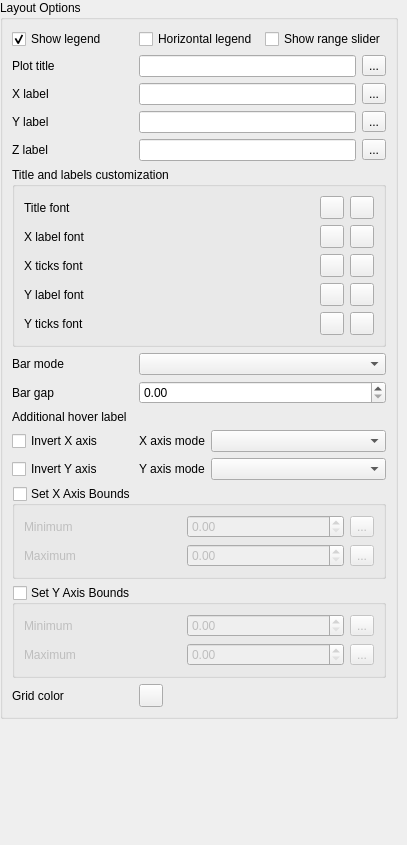
               <widget class="QWidget" name="scrollAreaWidgetContents_6">
                <property name="geometry">
                 <rect>
                  <x>0</x>
                  <y>0</y>
                  <width>407</width>
                  <height>845</height>
                 </rect>
                </property>
                <layout class="QGridLayout" name="gridLayout_25" columnstretch="0,0,0">
                 <property name="leftMargin">
                  <number>0</number>
                 </property>
                 <property name="topMargin">
                  <number>0</number>
                 </property>
                 <property name="rightMargin">
                  <number>9</number>
                 </property>
                 <property name="bottomMargin">
                  <number>0</number>
                 </property>
                 <item row="35" column="0" colspan="3">
                  <widget class="QgsCollapsibleGroupBox" name="layout_configuration_box">
                   <property name="sizePolicy">
                    <sizepolicy hsizetype="Preferred" vsizetype="Preferred">
                     <horstretch>0</horstretch>
                     <verstretch>0</verstretch>
                    </sizepolicy>
                   </property>
                   <property name="title">
                    <string>Layout Options</string>
                   </property>
                   <property name="collapsed">
                    <bool>false</bool>
                   </property>
                   <layout class="QGridLayout" name="gridLayout_10">
                    <item row="32" column="2" colspan="2">
                     <widget class="QgsColorButton" name="layout_grid_axis_color">
                      <property name="allowOpacity">
                       <bool>true</bool>
                      </property>
                     </widget>
                    </item>
                    <item row="30" column="0" colspan="4">
                     <widget class="QgsCollapsibleGroupBox" name="x_axis_bounds_check">
                      <property name="title">
                       <string>Set X Axis Bounds</string>
                      </property>
                      <property name="checkable">
                       <bool>true</bool>
                      </property>
                      <property name="checked">
                       <bool>false</bool>
                      </property>
                      <layout class="QGridLayout" name="gridXAxisBounds">
                       <item row="0" column="0">
                        <widget class="QLabel" name="x_axis_min_label">
                         <property name="text">
                          <string>Minimum</string>
                         </property>
                        </widget>
                       </item>
                       <item row="0" column="2">
                        <widget class="QgsPropertyOverrideButton" name="x_axis_min_defined_button">
                         <property name="text">
                          <string>...</string>
                         </property>
                        </widget>
                       </item>
                       <item row="1" column="2">
                        <widget class="QgsPropertyOverrideButton" name="x_axis_max_defined_button">
                         <property name="text">
                          <string>...</string>
                         </property>
                        </widget>
                       </item>
                       <item row="1" column="0">
                        <widget class="QLabel" name="x_axis_max_label">
                         <property name="text">
                          <string>Maximum</string>
                         </property>
                        </widget>
                       </item>
                       <item row="1" column="1">
                        <widget class="QgsDoubleSpinBox" name="x_axis_max"/>
                       </item>
                       <item row="0" column="1">
                        <widget class="QgsDoubleSpinBox" name="x_axis_min"/>
                       </item>
                      </layout>
                     </widget>
                    </item>
                    <item row="31" column="0" colspan="4">
                     <widget class="QgsCollapsibleGroupBox" name="y_axis_bounds_check">
                      <property name="title">
                       <string>Set Y Axis Bounds</string>
                      </property>
                      <property name="checkable">
                       <bool>true</bool>
                      </property>
                      <property name="checked">
                       <bool>false</bool>
                      </property>
                      <layout class="QGridLayout" name="gridYAxisBounds">
                       <item row="0" column="0">
                        <widget class="QLabel" name="y_axis_min_label">
                         <property name="text">
                          <string>Minimum</string>
                         </property>
                        </widget>
                       </item>
                       <item row="0" column="1">
                        <widget class="QgsDoubleSpinBox" name="y_axis_min"/>
                       </item>
                       <item row="0" column="2">
                        <widget class="QgsPropertyOverrideButton" name="y_axis_min_defined_button">
                         <property name="text">
                          <string>...</string>
                         </property>
                        </widget>
                       </item>
                       <item row="1" column="0">
                        <widget class="QLabel" name="y_axis_max_label">
                         <property name="text">
                          <string>Maximum</string>
                         </property>
                        </widget>
                       </item>
                       <item row="1" column="1">
                        <widget class="QgsDoubleSpinBox" name="y_axis_max"/>
                       </item>
                       <item row="1" column="2">
                        <widget class="QgsPropertyOverrideButton" name="y_axis_max_defined_button">
                         <property name="text">
                          <string>...</string>
                         </property>
                        </widget>
                       </item>
                      </layout>
                     </widget>
                    </item>
                    <item row="2" column="0">
                     <widget class="QLabel" name="x_axis_label">
                      <property name="text">
                       <string>X label</string>
                      </property>
                     </widget>
                    </item>
                    <item row="2" column="2">
                     <widget class="QLineEdit" name="x_axis_title"/>
                    </item>
                    <item row="3" column="2">
                     <widget class="QLineEdit" name="y_axis_title"/>
                    </item>
                    <item row="2" column="3">
                     <widget class="QgsPropertyOverrideButton" name="x_axis_title_defined_button">
                      <property name="text">
                       <string>...</string>
                      </property>
                     </widget>
                    </item>
                    <item row="3" column="0">
                     <widget class="QLabel" name="y_axis_label">
                      <property name="text">
                       <string>Y label</string>
                      </property>
                     </widget>
                    </item>
                    <item row="3" column="3">
                     <widget class="QgsPropertyOverrideButton" name="y_axis_title_defined_button">
                      <property name="text">
                       <string>...</string>
                      </property>
                     </widget>
                    </item>
                    <item row="19" column="0">
                     <widget class="QCheckBox" name="invert_y_check">
                      <property name="text">
                       <string>Invert Y axis</string>
                      </property>
                     </widget>
                    </item>
                    <item row="19" column="2" colspan="2">
                     <layout class="QHBoxLayout" name="horizontalLayout_11">
                      <item>
                       <widget class="QLabel" name="y_axis_mode_label">
                        <property name="text">
                         <string>Y axis mode</string>
                        </property>
                       </widget>
                      </item>
                      <item>
                       <widget class="QComboBox" name="y_axis_mode_combo">
                        <property name="sizePolicy">
                         <sizepolicy hsizetype="Expanding" vsizetype="Fixed">
                          <horstretch>0</horstretch>
                          <verstretch>0</verstretch>
                         </sizepolicy>
                        </property>
                       </widget>
                      </item>
                     </layout>
                    </item>
                    <item row="13" column="2" colspan="2">
                     <widget class="QComboBox" name="bar_mode_combo"/>
                    </item>
                    <item row="17" column="2" colspan="2">
                     <layout class="QHBoxLayout" name="horizontalLayout_10">
                      <item>
                       <widget class="QLabel" name="x_axis_mode_label">
                        <property name="text">
                         <string>X axis mode</string>
                        </property>
                       </widget>
                      </item>
                      <item>
                       <widget class="QComboBox" name="x_axis_mode_combo">
                        <property name="sizePolicy">
                         <sizepolicy hsizetype="Expanding" vsizetype="Fixed">
                          <horstretch>0</horstretch>
                          <verstretch>0</verstretch>
                         </sizepolicy>
                        </property>
                       </widget>
                      </item>
                     </layout>
                    </item>
                    <item row="1" column="3">
                     <widget class="QgsPropertyOverrideButton" name="plot_title_defined_button">
                      <property name="text">
                       <string>...</string>
                      </property>
                     </widget>
                    </item>
                    <item row="0" column="0" colspan="4">
                     <layout class="QHBoxLayout" name="horizontalLayout_6">
                      <item>
                       <widget class="QCheckBox" name="show_legend_check">
                        <property name="text">
                         <string>Show legend</string>
                        </property>
                        <property name="checked">
                         <bool>true</bool>
                        </property>
                       </widget>
                      </item>
                      <item>
                       <widget class="QCheckBox" name="orientation_legend_check">
                        <property name="text">
                         <string>Horizontal legend</string>
                        </property>
                       </widget>
                      </item>
                      <item>
                       <widget class="QCheckBox" name="range_slider_combo">
                        <property name="text">
                         <string>Show range slider</string>
                        </property>
                       </widget>
                      </item>
                     </layout>
                    </item>
                    <item row="13" column="0">
                     <widget class="QLabel" name="bar_mode_lab">
                      <property name="text">
                       <string>Bar mode</string>
                      </property>
                     </widget>
                    </item>
                    <item row="15" column="2">
                     <widget class="QgsFieldExpressionWidget" name="additional_info_combo"/>
                    </item>
                    <item row="14" column="2" colspan="2">
                     <widget class="QgsDoubleSpinBox" name="bar_gap">
                      <property name="maximum">
                       <double>1.000000000000000</double>
                      </property>
                      <property name="singleStep">
                       <double>0.100000000000000</double>
                      </property>
                     </widget>
                    </item>
                    <item row="1" column="2">
                     <widget class="QLineEdit" name="plot_title_line"/>
                    </item>
                    <item row="32" column="0">
                     <widget class="QLabel" name="grid_color_label">
                      <property name="text">
                       <string>Grid color</string>
                      </property>
                     </widget>
                    </item>
                    <item row="17" column="0">
                     <widget class="QCheckBox" name="invert_x_check">
                      <property name="text">
                       <string>Invert X axis</string>
                      </property>
                     </widget>
                    </item>
                    <item row="14" column="0">
                     <widget class="QLabel" name="bar_gap_label">
                      <property name="text">
                       <string>Bar gap</string>
                      </property>
                     </widget>
                    </item>
                    <item row="1" column="0">
                     <widget class="QLabel" name="plot_title_lab">
                      <property name="text">
                       <string>Plot title</string>
                      </property>
                     </widget>
                    </item>
                    <item row="15" column="0">
                     <widget class="QLabel" name="additional_info_label">
                      <property name="text">
                       <string>Additional hover label</string>
                      </property>
                     </widget>
                    </item>
                    <item row="5" column="0" colspan="4">
                     <widget class="QgsCollapsibleGroupBox" name="layout_font_sizes">
                      <property name="title">
                       <string>Title and labels customization</string>
                      </property>
                      <property name="checkable">
                       <bool>false</bool>
                      </property>
                      <property name="collapsed">
                       <bool>true</bool>
                      </property>
                      <layout class="QGridLayout" name="gridLayout_11">
                       <item row="6" column="0">
                        <widget class="QLabel" name="font_yticks_label">
                         <property name="text">
                          <string>Y ticks font</string>
                         </property>
                        </widget>
                       </item>
                       <item row="5" column="0">
                        <widget class="QLabel" name="font_ylabel_label">
                         <property name="text">
                          <string>Y label font</string>
                         </property>
                        </widget>
                       </item>
                       <item row="4" column="0">
                        <widget class="QLabel" name="font_xticks_label">
                         <property name="text">
                          <string>X ticks font</string>
                         </property>
                        </widget>
                       </item>
                       <item row="0" column="0">
                        <widget class="QLabel" name="font_title_label">
                         <property name="text">
                          <string>Title font</string>
                         </property>
                        </widget>
                       </item>
                       <item row="3" column="0">
                        <widget class="QLabel" name="font_xlabel_label">
                         <property name="text">
                          <string>X label font</string>
                         </property>
                        </widget>
                       </item>
                       <item row="0" column="3">
                        <widget class="QgsColorButton" name="font_title_color"/>
                       </item>
                       <item row="0" column="2">
                        <widget class="QgsFontButton" name="font_title_style">
                         <property name="mode">
                          <enum>QgsFontButton::ModeQFont</enum>
                         </property>
                        </widget>
                       </item>
                       <item row="4" column="2">
                        <widget class="QgsFontButton" name="font_xticks_style">
                         <property name="mode">
                          <enum>QgsFontButton::ModeQFont</enum>
                         </property>
                        </widget>
                       </item>
                       <item row="5" column="2">
                        <widget class="QgsFontButton" name="font_ylabel_style">
                         <property name="mode">
                          <enum>QgsFontButton::ModeQFont</enum>
                         </property>
                        </widget>
                       </item>
                       <item row="6" column="2">
                        <widget class="QgsFontButton" name="font_yticks_style">
                         <property name="mode">
                          <enum>QgsFontButton::ModeQFont</enum>
                         </property>
                        </widget>
                       </item>
                       <item row="3" column="3">
                        <widget class="QgsColorButton" name="font_xlabel_color"/>
                       </item>
                       <item row="3" column="2">
                        <widget class="QgsFontButton" name="font_xlabel_style">
                         <property name="mode">
                          <enum>QgsFontButton::ModeQFont</enum>
                         </property>
                        </widget>
                       </item>
                       <item row="4" column="3">
                        <widget class="QgsColorButton" name="font_xticks_color"/>
                       </item>
                       <item row="5" column="3">
                        <widget class="QgsColorButton" name="font_ylabel_color"/>
                       </item>
                       <item row="6" column="3">
                        <widget class="QgsColorButton" name="font_yticks_color"/>
                       </item>
                      </layout>
                     </widget>
                    </item>
                    <item row="4" column="2">
                     <widget class="QLineEdit" name="z_axis_title"/>
                    </item>
                    <item row="4" column="3">
                     <widget class="QgsPropertyOverrideButton" name="z_axis_title_defined_button">
                      <property name="text">
                       <string>...</string>
                      </property>
                     </widget>
                    </item>
                    <item row="4" column="0">
                     <widget class="QLabel" name="z_axis_label">
                      <property name="text">
                       <string>Z label</string>
                      </property>
                     </widget>
                    </item>
                   </layout>
                  </widget>
                 </item>
                 <item row="36" column="0" colspan="3">
                  <spacer name="verticalSpacer_6">
                   <property name="orientation">
                    <enum>Qt::Vertical</enum>
                   </property>
                   <property name="sizeHint" stdset="0">
                    <size>
                     <width>255</width>
                     <height>222</height>
                    </size>
                   </property>
                  </spacer>
                 </item>
                </layout>
               </widget>
